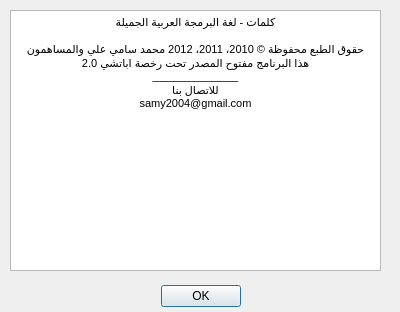
<?xml version="1.0" encoding="UTF-8"?>
<ui version="4.0">
 <class>AboutDlg</class>
 <widget class="QDialog" name="AboutDlg">
  <property name="geometry">
   <rect>
    <x>0</x>
    <y>0</y>
    <width>400</width>
    <height>312</height>
   </rect>
  </property>
  <property name="windowTitle">
   <string>عن كلمات</string>
  </property>
  <widget class="QDialogButtonBox" name="buttonBox">
   <property name="geometry">
    <rect>
     <x>30</x>
     <y>280</y>
     <width>341</width>
     <height>32</height>
    </rect>
   </property>
   <property name="orientation">
    <enum>Qt::Horizontal</enum>
   </property>
   <property name="standardButtons">
    <set>QDialogButtonBox::Ok</set>
   </property>
   <property name="centerButtons">
    <bool>true</bool>
   </property>
  </widget>
  <widget class="QTextBrowser" name="textBrowser">
   <property name="geometry">
    <rect>
     <x>10</x>
     <y>10</y>
     <width>371</width>
     <height>261</height>
    </rect>
   </property>
   <property name="html">
    <string>&lt;!DOCTYPE HTML PUBLIC &quot;-//W3C//DTD HTML 4.0//EN&quot; &quot;http://www.w3.org/TR/REC-html40/strict.dtd&quot;&gt;
&lt;html&gt;&lt;head&gt;&lt;meta name=&quot;qrichtext&quot; content=&quot;1&quot; /&gt;&lt;style type=&quot;text/css&quot;&gt;
p, li { white-space: pre-wrap; }
&lt;/style&gt;&lt;/head&gt;&lt;body style=&quot; font-family:'MS Shell Dlg 2'; font-size:8.25pt; font-weight:400; font-style:normal;&quot;&gt;
&lt;p align=&quot;center&quot; style=&quot; margin-top:0px; margin-bottom:0px; margin-left:0px; margin-right:0px; -qt-block-indent:0; text-indent:0px;&quot;&gt;&lt;img src=&quot;:/logo/logo.PNG&quot; /&gt;&lt;/p&gt;
&lt;p align=&quot;center&quot; style=&quot; margin-top:0px; margin-bottom:0px; margin-left:0px; margin-right:0px; -qt-block-indent:0; text-indent:0px;&quot;&gt;&lt;span style=&quot; font-size:8pt;&quot;&gt;كلمات - لغة البرمجة العربية الجميلة&lt;/span&gt;&lt;/p&gt;
&lt;p align=&quot;center&quot; style=&quot;-qt-paragraph-type:empty; margin-top:0px; margin-bottom:0px; margin-left:0px; margin-right:0px; -qt-block-indent:0; text-indent:0px; font-size:8pt;&quot;&gt;&lt;/p&gt;
&lt;p align=&quot;center&quot; style=&quot; margin-top:0px; margin-bottom:0px; margin-left:0px; margin-right:0px; -qt-block-indent:0; text-indent:0px;&quot;&gt;&lt;span style=&quot; font-size:8pt;&quot;&gt;حقوق الطبع محفوظة © 2010، 2011، 2012 محمد سامي علي والمساهمون&lt;/span&gt;&lt;/p&gt;
&lt;p align=&quot;center&quot; style=&quot; margin-top:0px; margin-bottom:0px; margin-left:0px; margin-right:0px; -qt-block-indent:0; text-indent:0px;&quot;&gt;&lt;span style=&quot; font-size:8pt;&quot;&gt;هذا البرنامج مفتوح المصدر تحت رخصة اباتشي 2.0&lt;/span&gt;&lt;/p&gt;
&lt;p align=&quot;center&quot; style=&quot; margin-top:0px; margin-bottom:0px; margin-left:0px; margin-right:0px; -qt-block-indent:0; text-indent:0px;&quot;&gt;&lt;span style=&quot; font-size:8pt;&quot;&gt;______________&lt;/span&gt;&lt;/p&gt;
&lt;p align=&quot;center&quot; style=&quot; margin-top:0px; margin-bottom:0px; margin-left:0px; margin-right:0px; -qt-block-indent:0; text-indent:0px;&quot;&gt;&lt;span style=&quot; font-size:8pt;&quot;&gt;للاتصال بنا&lt;/span&gt;&lt;/p&gt;
&lt;p align=&quot;center&quot; style=&quot; margin-top:0px; margin-bottom:0px; margin-left:0px; margin-right:0px; -qt-block-indent:0; text-indent:0px;&quot;&gt;&lt;span style=&quot; font-size:8pt;&quot;&gt;samy2004@gmail.com&lt;/span&gt;&lt;/p&gt;&lt;/body&gt;&lt;/html&gt;</string>
   </property>
  </widget>
 </widget>
 <resources/>
 <connections>
  <connection>
   <sender>buttonBox</sender>
   <signal>accepted()</signal>
   <receiver>AboutDlg</receiver>
   <slot>accept()</slot>
   <hints>
    <hint type="sourcelabel">
     <x>248</x>
     <y>254</y>
    </hint>
    <hint type="destinationlabel">
     <x>157</x>
     <y>274</y>
    </hint>
   </hints>
  </connection>
  <connection>
   <sender>buttonBox</sender>
   <signal>rejected()</signal>
   <receiver>AboutDlg</receiver>
   <slot>reject()</slot>
   <hints>
    <hint type="sourcelabel">
     <x>316</x>
     <y>260</y>
    </hint>
    <hint type="destinationlabel">
     <x>286</x>
     <y>274</y>
    </hint>
   </hints>
  </connection>
 </connections>
</ui>
